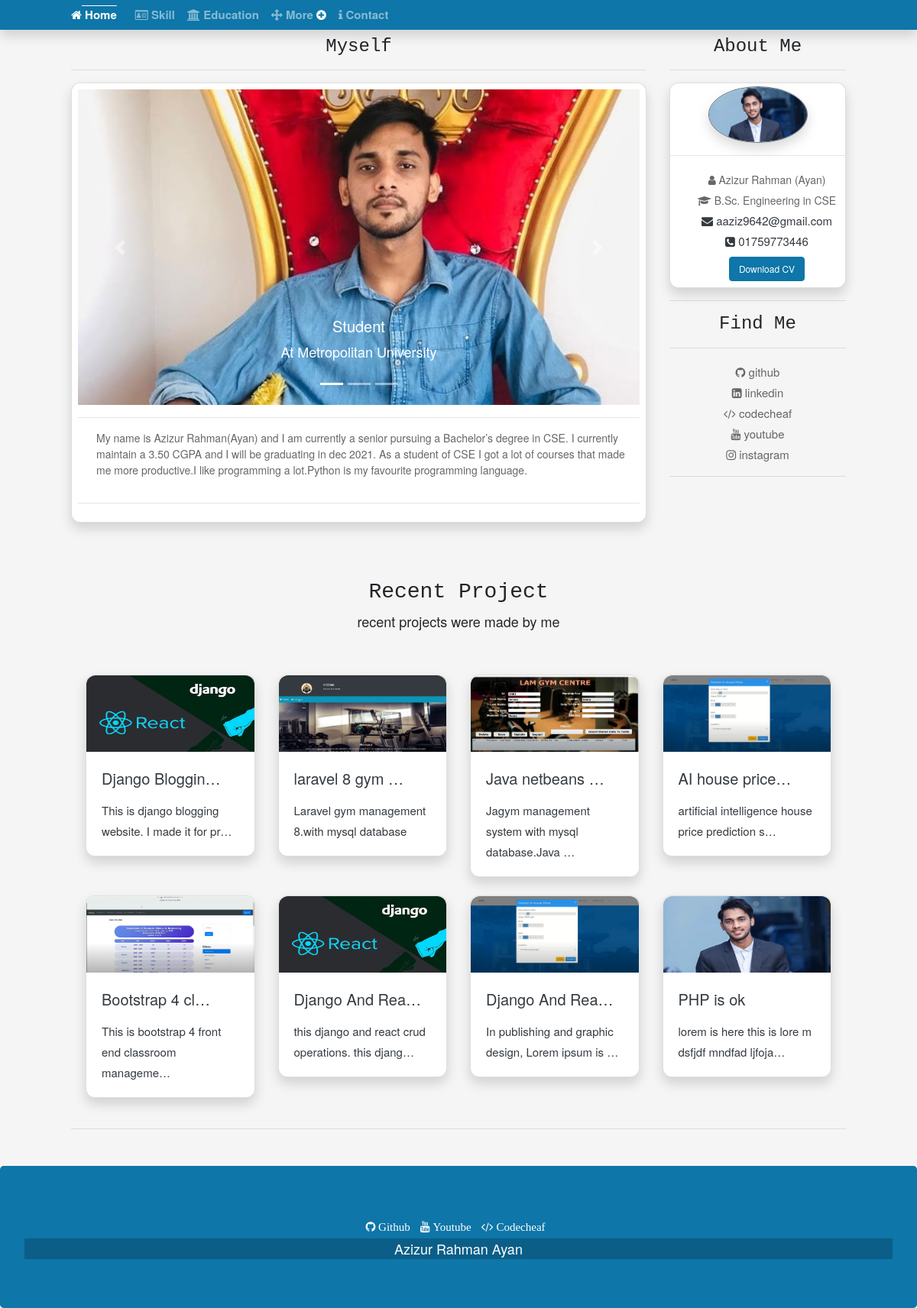
The page / on the database its author committed.
### home/models.py (models this page shows, shortened)
class MySelf(models.Model):
    body = RichTextUploadingField(blank=True, null=True)

class Project(models.Model):
    projectPrority = models.IntegerField(blank=True, null=True)
    postCreator = models.CharField(max_length=200)
    projectTitle = models.CharField(max_length=200)
    projectDescriptions = models.TextField()
    projectBody = RichTextUploadingField(blank=True, null=True)
    projectVideoUrl = models.TextField(blank=True)
    projectViews = models.IntegerField(default=0)
    projectTimeDate = models.DateTimeField(auto_now_add=True, auto_now=False, blank=True)
    projectImage =  models.ImageField(blank=False, null=False)

### home/views.py (the view)
# urls.py: 2. Add a URL to urlpatterns:  path('', views.home, name='home')
def home(request):
    project = Project.objects.all()
    paginator = Paginator(project, 8)
    page = request.GET.get('page')
    project = paginator.get_page(page)
    myself = MySelf.objects.all()
    context = {
        'project':project,
        'myself': myself,
    }
    return render(request, 'home.html', context)

### templates/home.html (shortened to what this page needs)
{% extends 'base.html' %}
{% load static %}
{% block content %}
<div class="col-sm-9 mt-2">
    <h4 class="text-center text-style mb-3">Myself</h4>
    <hr>
    <div class="card shadow rounded p-2 ">
      <div id="demo" class="carousel" data-ride="carousel">
  <ul class="carousel-indicators">
    <li data-target="#demo" data-slide-to="0" class="active"></li>
    <li data-target="#demo" data-slide-to="1"></li>
    <li data-target="#demo" data-slide-to="2"></li>
  </ul>
  <div class="carousel-inner ">
    <div class="carousel-item active">
      <img src="{% static 'images/ayan6.jpg' %}" alt="Los Angeles" class="img-fluid" width="1000" height="400">
      <div class="carousel-caption">
        <h5>Student</h5>
        <p>At Metropolitan University</p>
      </div>
    </div>
  </div>
  <a class="carousel-control-prev" href="#demo" data-slide="prev">
    <span class="carousel-control-prev-icon"></span>
  </a>
  <a class="carousel-control-next" href="#demo" data-slide="next">
    <span class="carousel-control-next-icon"></span>
  </a>
</div>
<hr>
    {% for myself in myself %}
      <div class="text-style-two ml-4 mr-2">
       <div>{{myself.body|safe}}</div>
      </div>
        {% endfor %}
      <hr>
      </div>
    </div>
{% endblock content %}

### templates/base.html (shortened to what this page needs)
{% load static %}
<!DOCTYPE html>
<html lang="en">
<head>
  <link rel="stylesheet" href="https://maxcdn.bootstrapcdn.com/bootstrap/4.5.2/css/bootstrap.min.css">
  <link rel="stylesheet" href="{% static 'css/style.css' %}">
   <link
      rel="stylesheet"
      href="https://cdnjs.cloudflare.com/ajax/libs/font-awesome/4.7.0/css/font-awesome.min.css"
    />
</head>
<body style="background-color: #f5f5f5;">
  <nav class="navbar sticky-top navbar-expand-lg  navbar-dark bg-dark pb-0 pt-0 shadow" >
  <div class="container">
  {% url 'home' as home%}
  <a class="navbar-brand {% if request.path == home %}active{% endif %} ml-md-5" href="{% url 'home' %}"><i class="fa fa-home" aria-hidden="true"></i> Home </a>
  <div class="collapse navbar-collapse" id="navbarNav">
    <ul class="navbar-nav navbar-nav mr-auto">
     {% url 'skill' as skill%}
      <li class="nav-item {% if request.path == skill %}active{% endif %}" >
        <a class="nav-link" href="{% url 'skill' %}"><i class="fa fa-id-card-o" aria-hidden="true"></i> Skill</a>
      </li>
    {% url 'education' as education %}
      <li class="nav-item {% if request.path == education %}active{% endif %}">
        <a class="nav-link" href="{{ education }}"><i class="fa fa-university" aria-hidden="true"></i> Education <span class="sr-only">(current)</span></a>
      </li>
         <li class="nav-item dropdown">
            <a href="javascript:void(0);"  role="button"
                    class="nav-link dropdown-toggle mll"
                    data-toggle="dropdown"><i class="fa fa-arrows" aria-hidden="true"></i> More  <i onclick="myFunction(this)"
                       class="fa fa-plus-circle fas"></i></a>
          {% url 'certificate' as certificate %}
        </li>
      {% url 'contact' as contact%}
       <li class="nav-item {% if request.path == contact %}active ul{% endif %}">
        <a class="nav-link" href="{% url 'contact' %}"><i class="fa fa-info" aria-hidden="true"></i> Contact</a>
      </li>
    </ul>
  </div>
</div>
</nav>
<div class="container">
<div class="ml-md-5 mr-md-5">
 <div class="row">
{% block content %}
{% endblock content %}
 <div class="col-sm-3 text-center mb-5 mt-2">
    <h4 class="text-center text-style mb-3">About Me</h4>
    <hr>
    <div class="card shadow rounded  text-center">
    <img src="{% static 'images/aya.jpeg' %}" class="rounded-circle m-hw border border-secondary shadow card-img-top mx-auto d-block mt-1" alt="Cinque Terre"> <hr>
    <div class="ml-md-4">
      <span class="text-style-two"> <i class="fa fa-user" aria-hidden="true"></i>  Azizur Rahman (Ayan)</span></br>
      <span class="text-style-two "><i class="fa fa-graduation-cap" aria-hidden="true"></i> B.Sc. Engineering in CSE <br>
<span class="text-style-two"><a href="mailto:webmaster@example.com" class="text-dark"><i class="fa fa-envelope" aria-hidden="true"></i> aaziz9642@gmail.com</a></span><br>
<span class="text-style-two"><a href="tel:123-456-7890" class="text-dark"><i class="fa fa-phone-square" aria-hidden="true"></i> 01759773446</a></span><br>
<a href="/static/MyCV.pdf" class="btn-cv btn btn-secondary  mt-2 mb-2"  download>Download CV</a>
</div>
</div>
<hr>
<h4 class="text-center text-style">Find Me</h4>
<hr>
<marquee behavior="scroll" direction="down" value="Slower" class="text-center" scrollamount="5" onmouseover="this.stop();" onmouseout="this.start();">
<span class="text-style-two"><a href="https://github.com/ayanchyaziz123" target="_blank" class="text-style-two"><i class="fa fa-github" aria-hidden="true"></i>
 github</a></span><br>
 <span class="text-style-two"><a href="https://www.linkedin.com/in/azizur-rahman-720636165/" target="_blank" class="text-style-two"><i class="fa fa-linkedin-square" aria-hidden="true"></i>
 linkedin</a></span><br>
 <span class="text-style-two"><a href="https://www.codechef.com/users/ayan_mu44thc" target="_blank" class="text-style-two"><i class="fa fa-code" aria-hidden="true"></i>
codecheaf</a></span><br>
 <span class="text-style-two"><a href="https://www.youtube.com/channel/UCOdpQOJytA5J-pyxryFpoTA/playlists" target="_blank" class="text-style-two"><i class="fa fa-youtube" aria-hidden="true"></i>
youtube</a></span><br>
 <span class="text-style-two"><a href="https://www.instagram.com/imayanchyaziz/" target="_blank" class="text-style-two"><i class="fa fa-instagram" aria-hidden="true"></i>
instagram</a></span><br>
</marquee>
 <hr>
    </div>
</div>
 <h3 class="text-center mt-5 text-style mt-5"> Recent Project</h3>
 <p class="text-center">recent projects were made by me<p/>
  <div class="row mt-5 ml-1 mr-1">
    {% for project in project %}
    <div class="col-sm-3 mt-2" style="border-radius: 25px;">
    <a href="#">
<div class="card text-white  mb-3  shadow  rounded">
 <div class="inner">
 <img src={{project.projectImage.url}} alt="no img" class="card-img-top img-bor" style="max-height:100px;">
   </div>
  <div class="card-body">
  <div class="card-title"> <a href="{% url 'fullProject' project.id %}" class="text-dark text-style-two tt">{{project.projectTitle |truncatechars:15}}</a></br></div>
    <a href="{% url 'fullProject' project.id %}" class="text-dark text-style-two">{{project.projectDescriptions |truncatechars:50}}</a>
  </div>
</div>
</a>
    </div>
    {% endfor %}
  </div>
  <hr>
</div>
</div>
<footer class="jumbotron mb-0 mt-5 bg-dark text-white text-center">
<div class="text-center">
<a href="https://github.com/ayanchyaziz123"><i class="fa fa-github pb-2  text-white mr-2 " aria-hidden="true"> Github</i></a>
<a href="https://www.youtube.com/channel/UCOdpQOJytA5J-pyxryFpoTA"><i class="fa fa-youtube pb-2 text-white mr-2 " aria-hidden="true"> Youtube</i></a>
<a href="https://github.com/ayanchyaziz123"><i class="fa fa-code pb-2 text-white mr-2 " aria-hidden="true"> Codecheaf</i></a>
</div>
   <div class="text-center " style="background-color: rgba(0, 0, 0, 0.2);">
    Azizur Rahman Ayan
  </div>
</footer>
</body>
</html>

### static/css/style.css (style rules this page uses)
body { font-family:Helvetica Neue; font-size: 18px;; }
.bg-dark { background-color: #0e76a8 !important; }
.text-style { font-family:Courier New; }
.text-style-two { font-size: 14px; color: #666666; }
.m-hw { max-height: 130px; max-width: 130px; }
a { font-size: 15px !important; }
.btn-secondary { background-color: #0e76a8 !important; border-color: #0e76a8; }
.dropdown-toggle::after { display: none !important; }
.fas { color:white; }
.active { text-decoration: overline !important; }
.mll { color: white; }
.tt { font-size:20px !important; }
.btn { font-size: 12px !important; }
.navbar-nav .nav-item { font-weight: 600 !important; }
.navbar-brand { font-weight: 600 !important; }
.rounded { border-radius: 12px !important; }
.img-bor { border-top-left-radius: 12px !important; border-top-right-radius: 12px !important; }

### rows shown on the page
MySelf: body "My name is Azizur Rahman(Ayan) and I am currently a senior pursuing a Bachelor’s degree in CSE. I currently maintain a 3.50 CGPA and I will be graduating in dec 2021. As a student of CSE I got a lot of courses that made me more productive.I like programming a lot.Python is my favourite programming language."
Project: projectImage (placeholder picture), projectTitle "Django Bloggin…", projectDescriptions "This is django blogging website. I made it for pr…"
Project: projectImage (picture), projectTitle "laravel 8 gym …", projectDescriptions "Laravel gym management 8.with mysql database"
Project: projectImage (picture), projectTitle "Java netbeans …", projectDescriptions "Jagym management system with mysql database.Java …"
Project: projectImage (picture), projectTitle "AI house price…", projectDescriptions "artificial intelligence house price prediction s…"
Project: projectImage (picture), projectTitle "Bootstrap 4 cl…", projectDescriptions "This is bootstrap 4 front end classroom manageme…"
Project: projectImage (placeholder picture), projectTitle "Django And Rea…", projectDescriptions "this django and react crud operations. this djang…"
Project: projectImage (picture), projectTitle "Django And Rea…", projectDescriptions "In publishing and graphic design, Lorem ipsum is …"
Project: projectImage (picture), projectTitle "PHP is ok", projectDescriptions "lorem is here this is lore m dsfjdf mndfad ljfoja…"
